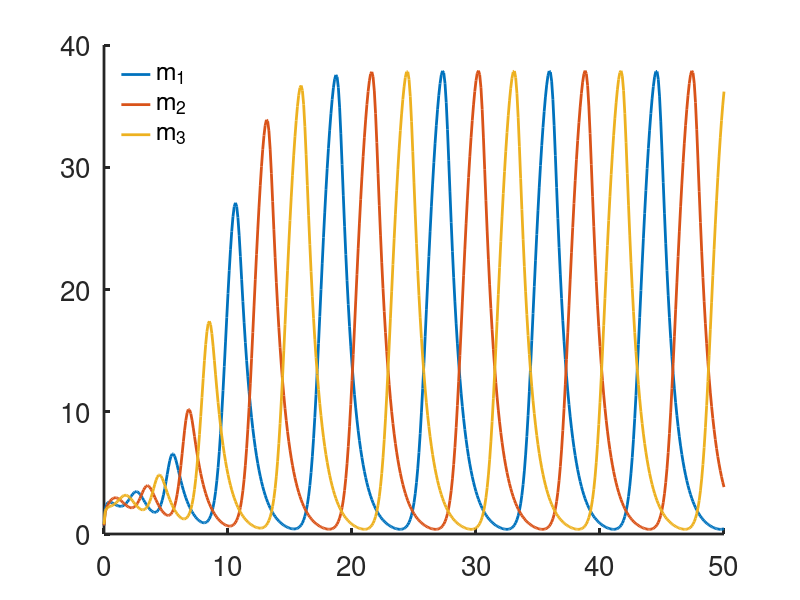

Recreate this plot in MATLAB.
%the repressilator
function repressilator 

set(0,                           ...
   'defaultaxesfontsize', 20,   ...
   'defaultaxeslinewidth', 2.0, ...
 'defaultlinelinewidth', 2.0);
global  alpha S n 
%parameters
 
 
% The repressilator (Elowitz and Leibler (2000) Nature, 403, 335.)
% For Keener and Sneyd, Mathematical Physiology, Third Edition, Chapter 10


 alpha = 50;
 S = 0;
  n = 3;

  m1=0.7 ;
  m2=m1;
  m3=0.8;

  init=[m1,m2,m3];
total=50;
tstep = 0.1;
tic
%specify the output points
tspan = [0:tstep:total];
[T,S] = ode23(@deRHS,tspan, init, odeset('maxstep',10));  
toc

figure(1)
plot(T,S(:,1),T,S(:,2),T,S(:,3))
legend('boxoff')
legend('m_1','m_2','m_3','location','northwest')
box off
function s_prime=deRHS(t,sol) 
global  alpha S n 
m1=sol(1); 
m2=sol(2);
m3=sol(3);

m1p =  alpha/(1+m2^n) - m1;
m2p =  alpha/(1+m3^n) - m2;
m3p =  alpha/(1+m1^n) - m3;


s_prime =[m1p;m2p;m3p];
 
